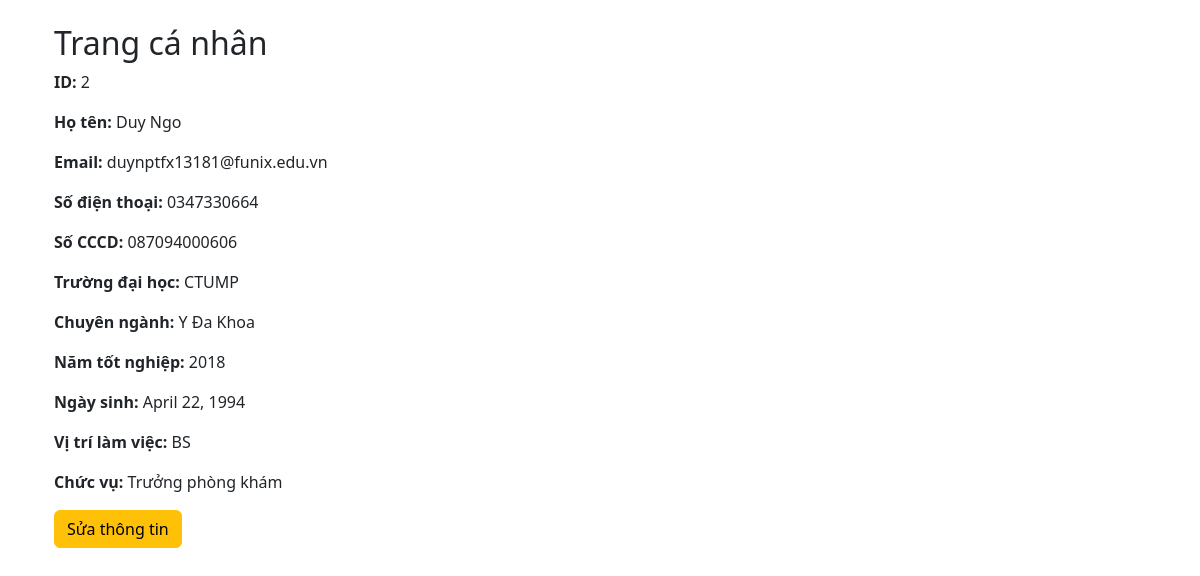
/accounts/profile/ (signed in), run on the app's committed database.
### accounts/models.py (models this page shows, shortened)
class UserProfile(models.Model): #Thêm tính năng trong tạo tài khoản
    USER_ROLES = [
        ('BS', 'Bác sĩ'),
        ('DD', 'Điều dưỡng'),
        ('DS', 'Dược sĩ'),
        ('TT', 'Tiếp tân'),
    ]
    user = models.OneToOneField(User, on_delete=models.CASCADE)
    phone_number = models.CharField(max_length=15) # SDT
    id_number = models.CharField(max_length=20)  # Số CMND/CCCD
    university = models.CharField(max_length=255) # Trường ĐH
    major = models.CharField(max_length=255) # Chuyên ngành
    graduation_year = models.PositiveIntegerField()
    birth_date = models.DateField() # Ngày sinh
    role = models.CharField(max_length=2, choices=USER_ROLES) # Vai trò
    is_manager = models.BooleanField(default=False)

### accounts/views.py (the view)
# urls.py: path('profile/', views.profile, name='profile'),
@login_required
def profile(request):
    try:
        staff_info = UserProfile.objects.get(user=request.user)
    except UserProfile.DoesNotExist:
        staff_info = None
    return render(request, 'accounts/profile.html', {
        'user': request.user,
        'staff_info': staff_info
    })

### accounts/templates/accounts/profile.html
{% extends "app1/base.html" %}
{% block content %}
  <div class="container">
    <h2>Trang cá nhân</h2>
    <p><strong>ID:</strong> {{ user.id }}</p>
    <p><strong>Họ tên:</strong> {{ user.first_name }} {{ user.last_name }}</p>
    <p><strong>Email:</strong> {{ user.email }}</p>
    {% if staff_info %}
      <p><strong>Số điện thoại:</strong> {{ staff_info.phone_number }}</p>
      <p><strong>Số CCCD:</strong> {{ staff_info.id_number }}</p>
      <p><strong>Trường đại học:</strong> {{ staff_info.university }}</p>
      <p><strong>Chuyên ngành:</strong> {{ staff_info.major }}</p>
      <p><strong>Năm tốt nghiệp:</strong> {{ staff_info.graduation_year }}</p>
      <p><strong>Ngày sinh:</strong> {{ staff_info.birth_date }}</p>
      <p><strong>Vị trí làm việc:</strong> {{ staff_info.role }}</p>
      <p><strong>Chức vụ:</strong>
        {% if staff_info.is_manager %} Trưởng phòng khám
        {% else %} Không
        {% endif %}
      </p>
    {% else %}
      <p class="text-danger">Không có thông tin nhân viên.</p>
    {% endif %}
    <a href="{% url 'edit_account' %}" class="btn btn-warning">Sửa thông tin</a>
  </div>
{% endblock %}

### data on the page
UserProfile: phone_number "0347330664", id_number "087094000606", university "CTUMP", major "Y Đa Khoa", graduation_year "2018", birth_date "April 22, 1994", role "BS"

### other printed values
{{ user.id }} "2"
{{ user.first_name }} "Duy"
{{ user.last_name }} "Ngo"
{{ user.email }} "duynptfx13181@funix.edu.vn"
